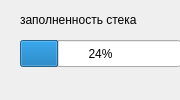
<?xml version="1.0" encoding="UTF-8"?>
<ui version="4.0">
 <class>Stack_condition</class>
 <widget class="QWidget" name="Stack_condition">
  <property name="geometry">
   <rect>
    <x>0</x>
    <y>0</y>
    <width>180</width>
    <height>100</height>
   </rect>
  </property>
  <property name="windowTitle">
   <string>Form</string>
  </property>
  <widget class="QLabel" name="label">
   <property name="geometry">
    <rect>
     <x>20</x>
     <y>10</y>
     <width>221</width>
     <height>20</height>
    </rect>
   </property>
   <property name="text">
    <string>заполненность стека</string>
   </property>
  </widget>
  <widget class="QProgressBar" name="progressBar">
   <property name="geometry">
    <rect>
     <x>20</x>
     <y>40</y>
     <width>161</width>
     <height>27</height>
    </rect>
   </property>
   <property name="value">
    <number>24</number>
   </property>
  </widget>
 </widget>
 <resources/>
 <connections/>
</ui>
